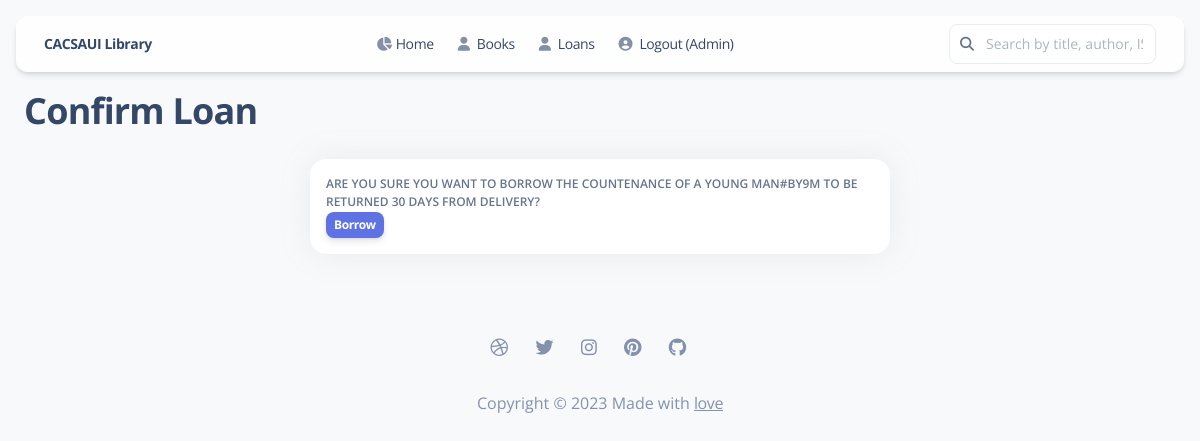
The app's page /loans/borrow/By9M/ (signed in) with its own data.
### users/models.py (models this page shows)
class CustomUser(models.AbstractUser):
    pass

### books/models.py (models this page shows, shortened)
class BookCopy(models.Model):
    id = models.CharField(
        primary_key=True, default=gen_rand_four, editable=False, max_length=4
    )
    book = models.ForeignKey("Book", related_name="copies", on_delete=models.CASCADE)
    due_date = models.DateField(
        null=True, blank=True, help_text="When the book is due for returning"
    )
    LOAN_STATUS = (("a", "available"), ("b", "borrowed"), ("r", "reserved"))
    status = models.CharField(max_length=1, default="a", choices=LOAN_STATUS)
    class Meta:
        ordering = ["status"]
    def __str__(self) -> str:
        return f"{self.book.title}#{self.id}"

class Book(models.Model):
    id = models.UUIDField(primary_key=True, default=uuid4, editable=False)
    title = models.CharField(max_length=256)
    author = models.ForeignKey(Author, related_name="books", on_delete=models.PROTECT)
    summary = models.TextField(max_length=1024, null=True, blank=True)
    isbn = models.CharField("ISBN_13", max_length=13, blank=True)
    isbn_10 = models.CharField("ISBN_10", max_length=10, null=True, blank=True)
    num_of_pages = models.CharField(max_length=6, null=True, blank=True)
    cover_src = models.CharField(max_length=50, null=True, blank=True)
    cover = models.ImageField(blank=True, upload_to="covers/", null=True)
    published_date = models.CharField(max_length=50, null=True, blank=True)
    date_added = models.DateField(auto_now_add=True)
    class Meta:
        ordering = ["-date_added"]

### loans/views.py (the view, shortened to what this page needs)
# urls.py: path('borrow/<str:pk>/', BorrowBookView.as_view(), name='borrow_book' ),
class BorrowBookView(LoginRequiredMixin, DetailView):
    model = BookCopy
    form_class = BookRequestForm
    template_name = "loans/detail.html"
    def get(self, request: HttpRequest, *args: Any, **kwargs: Any) -> HttpResponse:
        return render(request, self.template_name, context={"copy": self.get_object()})

### templates/loans/detail.html (shortened to what this page needs)
{% extends "layouts/base-shadow.html" %} {% load static %}
{% block page_heading %}
<h2>Confirm Loan</h2>
{% endblock page_heading %} {% block content %}
<div class="flex flex-wrap mt-4 justify-center -mx-3">
  <div class="w-full max-w-full px-1 shrink-0 md:w-6/12 md:flex-0 md:mt-0">
    <div
      class="p-4 bg-white border-0 border-solid shadow-xl dark:bg-slate-850 dark:shadow-dark-xl dark:bg-gray-950 border-black-125 rounded-2xl bg-clip-border"
    >
      <p
        class="mb-0 font-sans text-xs font-semibold leading-normal uppercase dark:text-white dark:opacity-60"
      >
        Are you sure you want to borrow {{ copy }} to be returned 30 days from
        delivery?
      </p>
      <form action="{% url 'borrow_book' pk=copy.id %}" method="post">
        <button
          type="submit"
          onclick="return confirm('You\'re trying to borrow \'{{copy}}\', to be returned within 30 days from delivery. Continue?')"
          class="inline-block px-2 py-1 mb-0 mr-1 font-bold leading-normal text-center text-white align-middle transition-all ease-in bg-blue-500 border-0 rounded-lg shadow-md cursor-pointer hover:-translate-y-px hover:shadow-xs active:opacity-85 text-xs tracking-tight-rem"
        >
          Borrow
        </button>
      </form>
    </div>
  </div>
  {% endblock content %}

### templates/includes/navigation-shadow.html (shortened to what this page needs)
<div class="container sticky top-0 z-sticky">
  <div class="flex flex-wrap -mx-3">
    <div class="w-full max-w-full px-3 flex-0">
      <nav
        class="absolute top-0 left-0 right-0 z-30 flex flex-wrap items-center px-1 py-2 m-4 mb-0 shadow-sm rounded-xl bg-white/80 backdrop-blur-2xl backdrop-saturate-200 lg:flex-nowrap lg:justify-start"
      >
        <div
          class="flex items-center justify-between w-full p-0 px-6 mx-auto flex-wrap-inherit"
        >
          <a
            class="py-1.75 text-sm mr-4 ml-4 whitespace-nowrap font-bold text-slate-700 lg:ml-0"
            href="/"
          >
            CACSAUI Library
          </a>
          <div
            navbar-menu
            class="items-center flex-grow transition-all duration-500 lg-max:overflow-hidden ease lg-max:max-h-0 basis-full lg:flex lg:basis-auto"
          >
            <ul
              class="flex flex-col pl-0 mx-auto mb-0 list-none lg:flex-row xl:ml-auto"
            >
              {% if user.is_authenticated %}
              <li>
                <a
                  class="flex items-center px-4 py-2 mr-2 font-normal transition-all ease-in-out lg-max:opacity-0 duration-250 text-sm text-slate-700 lg:px-2"
                  aria-current="page"
                  href="{% url 'home' %}"
                >
                  <i class="mr-1 fa fa-chart-pie opacity-60"></i>
                  Home
                </a>
              </li>
              <li>
                <a
                  class="block px-4 py-2 mr-2 font-normal transition-all ease-in-out lg-max:opacity-0 duration-250 text-sm text-slate-700 lg:px-2"
                  href="{% url 'book_list' %}"
                >
                  <i class="mr-1 fa fa-user opacity-60"></i>
                  Books
                </a>
              </li>
              <li>
                <a
                  class="block px-4 py-2 mr-2 font-normal transition-all ease-in-out lg-max:opacity-0 duration-250 text-sm text-slate-700 lg:px-2"
                  href="{% url 'loans' %}"
                >
                  <i class="mr-1 fa fa-user opacity-60"></i>
                  Loans
                </a>
              </li>
              <li>
                <a
                  class="block px-4 py-2 mr-2 font-normal transition-all ease-in-out lg-max:opacity-0 duration-250 text-sm text-slate-700 lg:px-2"
                  href="{% url 'account_logout' %}"
                >
                  <i class="mr-1 fas fa-user-circle opacity-60"></i>
                  Logout ({{user}})
                </a>
              </li>
              {% endif %}
            </ul>
            <ul id="search" class="pl-0 mb-0 list-none lg:block lg:flex-row">
              <li>
                <form action="{% url 'book_list' %}" method="get">
                  <div
                    class="relative flex flex-wrap items-stretch w-full transition-all rounded-lg ease"
                  >
                    <span
                      class="text-sm ease leading-5.6 absolute z-50 -ml-px flex h-full items-center whitespace-nowrap rounded-lg rounded-tr-none rounded-br-none border border-r-0 border-transparent bg-transparent py-2 px-2.5 text-center font-normal text-slate-500 transition-all"
                    >
                      <i class="fas fa-search"></i>
                    </span>
                    <input
                      type="text"
                      name="q"
                      class="pl-9 text-sm focus:shadow-primary-outline ease w-1/100 leading-5.6 relative -ml-px block min-w-0 flex-auto rounded-lg border border-solid border-gray-100 dark:bg-slate-850 dark:text-white bg-white bg-clip-padding py-2 pr-3 text-gray-700 transition-all placeholder:text-gray-500 focus:border-blue-500 focus:outline-none focus:transition-shadow"
                      placeholder="Search by title, author, ISBN..."
                    />
                  </div>
                </form>
              </li>
            </ul>
          </div>
        </div>
      </nav>
    </div>
  </div>
</div>

### records on screen
CustomUser: username "Admin"
BookCopy: book+id "THE COUNTENANCE OF A YOUNG MAN#BY9M"
